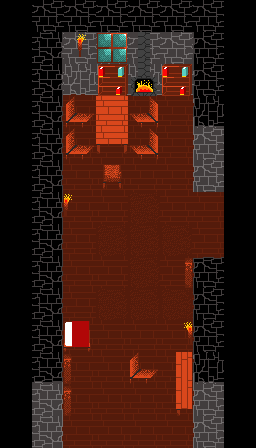

A 2D game scene composited from a Tiled map and its tileset images. What follows is a short description and the map's XML, with every tile layer's data as written:
An orthogonal 8x14 tile map with 32x32 px tiles, 4 tile layers (Ground, Objects, Walls, Wall Objects), 7 tilesets and 1 object.

<map version="1.0" tiledversion="1.1.6" orientation="orthogonal" renderorder="left-down" width="8" height="14" tilewidth="32" tileheight="32" infinite="0" nextobjectid="23">
 <tileset firstgid="1" source="../Tilesets/tiles3.tsx" />
 <tileset firstgid="145" source="../Tilesets/Stonework3.tsx" />
 <tileset firstgid="209" source="../Tilesets/furniture.tsx" />
 <tileset firstgid="245" source="../Tilesets/indoor_floors.tsx" />
 <tileset firstgid="260" source="../Tilesets/miscobjects.tsx" />
 <tileset firstgid="300" source="../Tilesets/Trees.tsx" />
 <tileset firstgid="315" source="../Tilesets/Campfire.tsx" />
 <layer name="Ground" width="8" height="14">
  <data encoding="csv">
0,254,254,254,254,254,254,0,
0,254,254,254,254,254,254,0,
0,254,254,254,254,254,254,0,
0,254,254,254,254,254,254,0,
0,254,254,254,254,254,254,0,
0,254,254,254,254,254,254,0,
0,254,254,254,249,254,254,0,
0,254,254,249,249,249,254,0,
0,254,254,254,249,254,254,0,
0,254,254,249,249,249,254,0,
0,254,254,254,254,254,254,0,
0,254,254,254,254,254,254,0,
0,254,254,254,254,254,254,0,
0,254,254,254,254,254,254,0
</data>
 </layer>
 <layer name="Objects" width="8" height="14">
  <properties>
   <property name="unity:sortingLayerName" value="WorldObjects" />
   <property name="unity:sortingOrder" type="int" value="0" />
  </properties>
  <data encoding="csv">
0,0,0,0,0,0,0,0,
0,164,0,0,0,0,164,0,
0,166,0,0,0,0,166,0,
0,0,210,253,209,0,165,0,
0,0,210,224,209,0,0,0,
0,0,0,211,0,0,0,0,
0,0,0,0,0,0,0,0,
0,0,0,0,0,0,0,0,
0,0,0,0,0,0,0,0,
0,0,0,0,0,0,0,0,
0,0,215,0,0,220,0,0,
0,168,0,0,210,226,165,0,
0,0,0,0,0,229,0,0,
0,0,0,0,0,0,0,0
</data>
 </layer>
 <layer name="Walls" width="8" height="14">
  <data encoding="csv">
0,145,145,145,145,145,145,0,
0,149,164,164,164,164,146,0,
0,149,166,166,166,166,146,0,
0,149,0,0,0,0,156,0,
0,149,0,0,0,0,165,0,
0,149,0,0,0,0,165,0,
0,149,0,0,0,0,0,0,
0,149,0,0,0,0,0,0,
0,149,0,0,0,0,157,0,
0,149,0,0,0,0,146,0,
0,149,0,0,0,0,146,0,
0,154,0,0,0,0,156,0,
0,168,0,0,0,0,165,0,
0,168,0,0,0,0,165,0
</data>
 </layer>
 <layer name="Wall Objects" width="8" height="14">
  <data encoding="csv">
0,0,0,0,0,0,0,0,
0,0,318,217,335,0,0,0,
0,0,0,221,330,221,0,0,
0,0,0,0,0,0,0,0,
0,0,0,0,0,0,0,0,
0,0,0,0,0,0,0,0,
0,0,321,0,0,0,0,0,
0,0,0,0,0,0,0,0,
0,0,0,0,0,223,0,0,
0,0,0,0,0,0,0,0,
0,0,0,0,0,324,0,0,
0,0,222,0,0,0,0,0,
0,0,222,0,0,0,0,0,
0,0,0,0,0,0,0,0
</data>
 </layer>
 <objectgroup name="Boundaries">
  <object id="22" x="32" y="447" width="192" height="1.33333" />
 </objectgroup>
</map>
